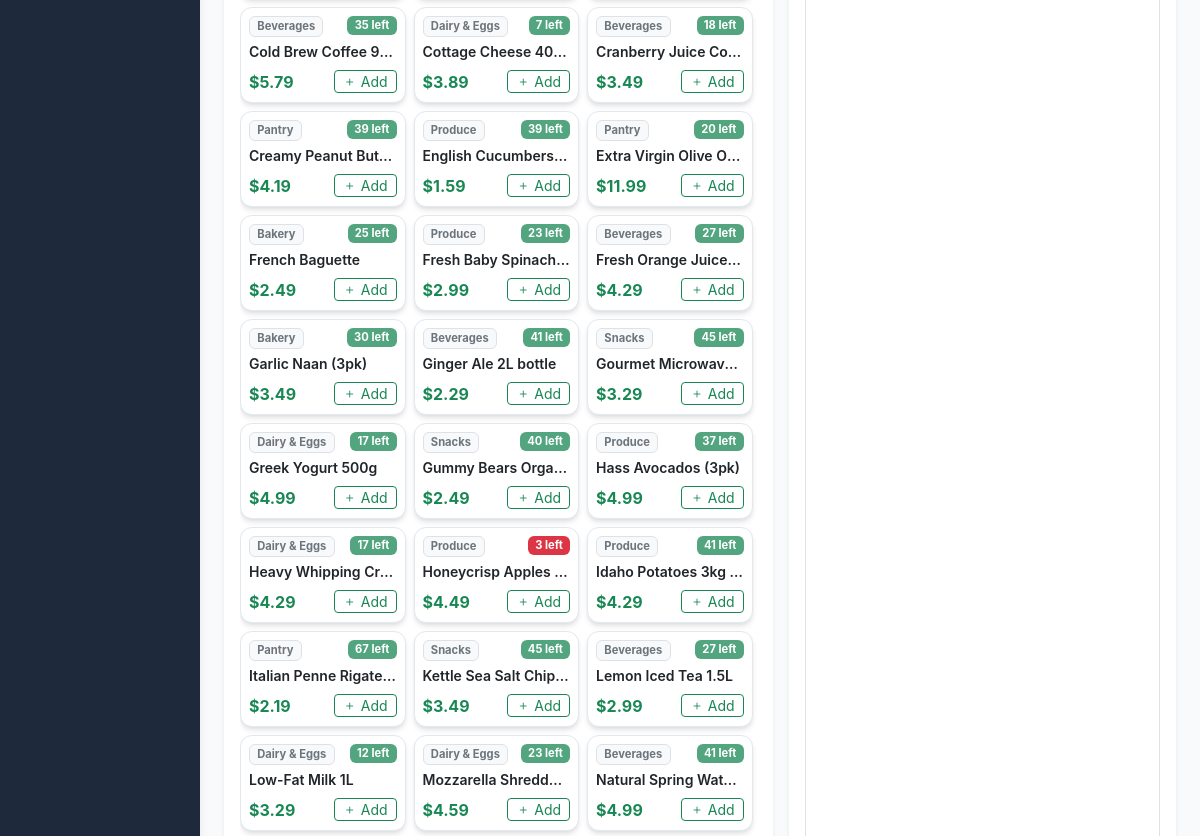
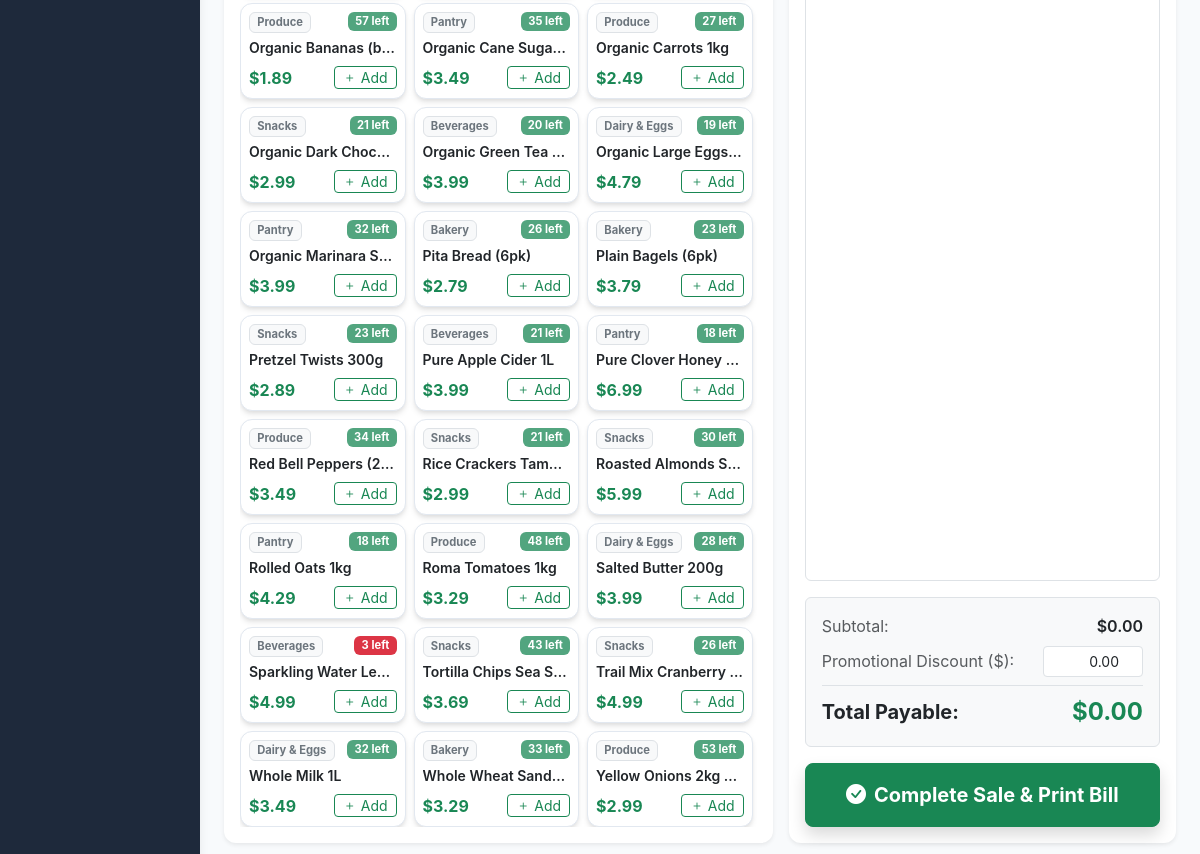
Before: /billing/pos (signed in, lower part) with the older database file (2 pictures, top to bottom).
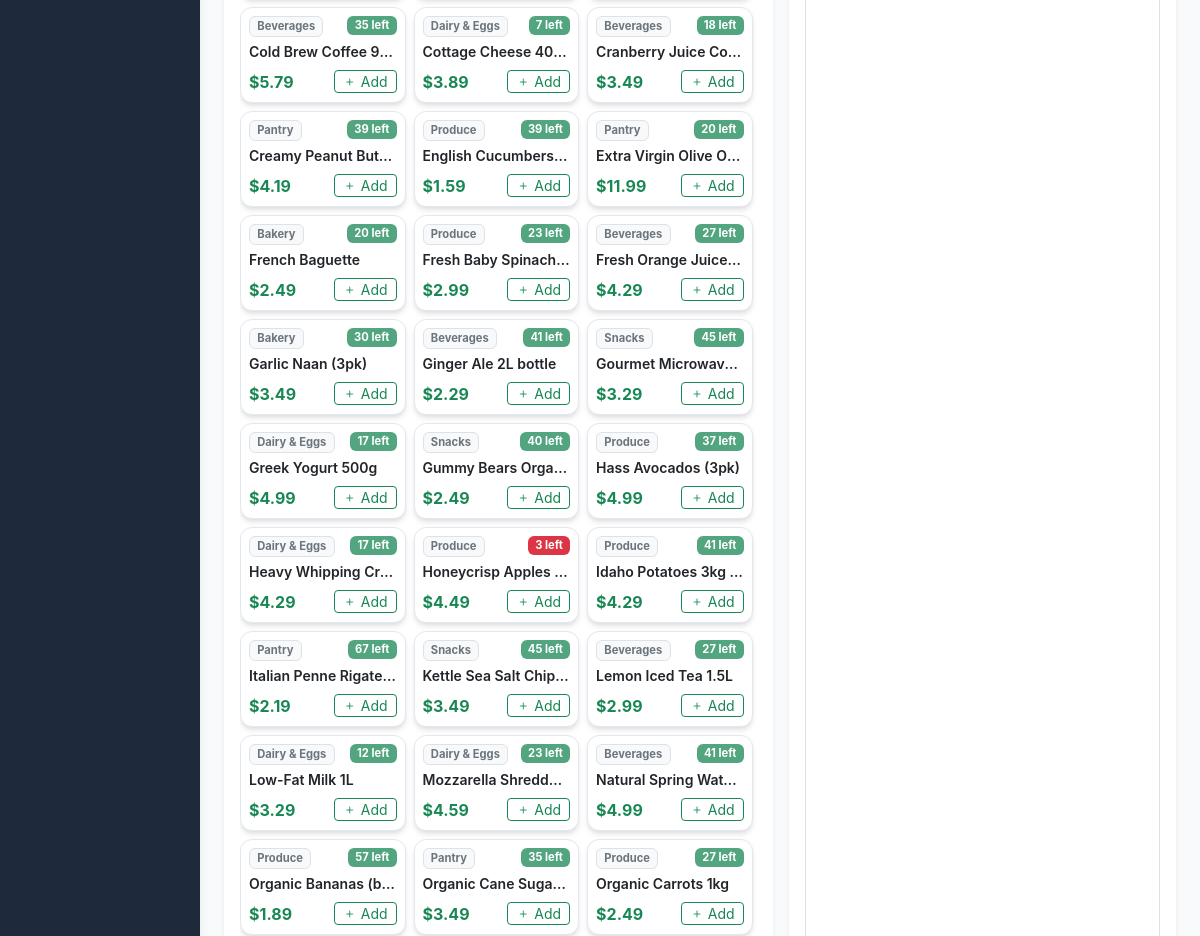
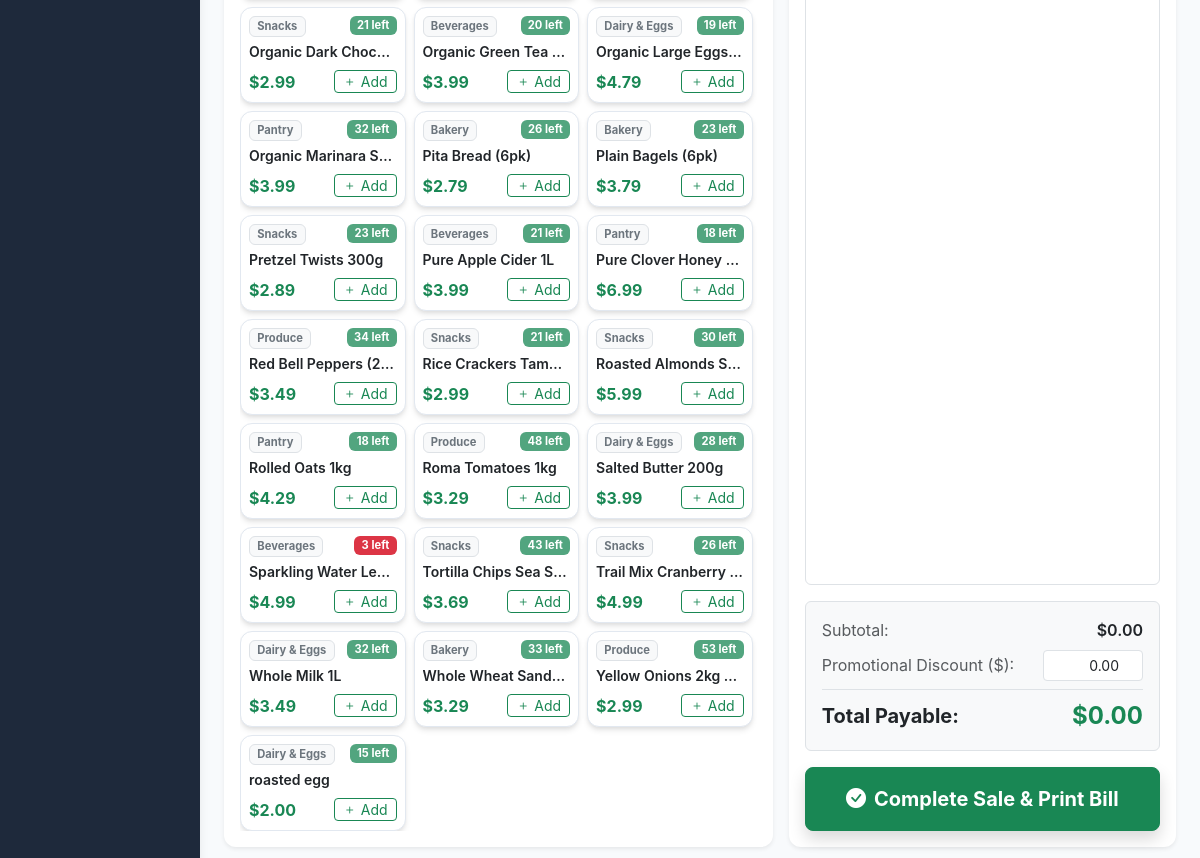
After: the same page with the newer database file (2 pictures, top to bottom).
### tables this page shows
CREATE TABLE products (
    product_id INTEGER PRIMARY KEY AUTOINCREMENT,
    name TEXT NOT NULL,
    category TEXT NOT NULL,
    unit_price REAL NOT NULL CHECK(unit_price >= 0),
    stock_qty INTEGER NOT NULL DEFAULT 0 CHECK(stock_qty >= 0),
    reorder_level INTEGER NOT NULL DEFAULT 10 CHECK(reorder_level >= 0),
    expiry_date DATE NOT NULL,
    supplier_id INTEGER REFERENCES suppliers(supplier_id) ON DELETE SET NULL,
    created_at TIMESTAMP DEFAULT CURRENT_TIMESTAMP
);

### app/routes/billing.py (the view)
@billing_bp.route("/")
@billing_bp.route("/pos")
@cashier_required
def pos():
    products = Product.get_all()
    available_products = [p for p in products if p["stock_qty"] > 0]
    categories = sorted(list({p["category"] for p in products}))
    return render_template(
        "billing/pos.html",
        products=available_products,
        categories=categories
    )

### app/auth_utils.py (called while the page is built)
def cashier_required(f):
    @wraps(f)
    def decorated_function(*args, **kwargs):
        if "user_id" not in session:
            flash("Please log in to access this page.", "warning")
            return redirect(url_for("auth.login", next=request.endpoint))
        if session.get("role") not in ("cashier", "admin"):
            flash("Access denied. Authorized billing staff only.", "danger")
            return redirect(url_for("auth.login"))
        return f(*args, **kwargs)
    return decorated_function

### app/database.py (called while the page is built)
def get_db_connection(db_path: str | Path | None = None) -> sqlite3.Connection:
    if db_path is None:
        try:
            from flask import current_app, has_app_context
            if has_app_context() and "DATABASE_PATH" in current_app.config:
                path = current_app.config["DATABASE_PATH"]
            else:
                path = DEFAULT_DB_PATH
        except ImportError:
            path = DEFAULT_DB_PATH
    else:
        path = db_path
    conn = sqlite3.connect(path)
    conn.row_factory = sqlite3.Row
    conn.execute("PRAGMA foreign_keys = ON;")
    return conn

### app/templates/billing/pos.html (shortened to what this page needs)
{% extends "base.html" %}
{% block content %}
<div class="row g-3">
    <div class="col-lg-7 col-xl-7">
        <div class="card p-3 shadow-sm h-100">
            <div class="pos-catalog-scroll pe-1">
                <div class="row g-2" id="productGrid">
                    {% if products %}
                        {% for p in products %}
                        <div class="col-sm-6 col-md-4 product-item"
                             data-id="{{ p.product_id }}"
                             data-name="{{ p.name }}"
                             data-price="{{ p.unit_price }}"
                             data-stock="{{ p.stock_qty }}"
                             data-category="{{ p.category }}">
                            <div class="card p-2 pos-product-card h-100" onclick="addToCart({{ p.product_id }}, '{{ p.name|replace("'", "\\'") }}', {{ p.unit_price }}, {{ p.stock_qty }})">
                                <div class="d-flex justify-content-between align-items-start mb-1">
                                    <span class="badge bg-light text-secondary border small" style="font-size: 0.7rem;">{{ p.category }}</span>
                                    <span class="badge {% if p.stock_qty <= 5 %}bg-danger{% else %}bg-success bg-opacity-75{% endif %} small" style="font-size: 0.7rem;">
                                        {{ p.stock_qty }} left
                                    </span>
                                </div>
                                <div class="fw-semibold text-dark small text-truncate" title="{{ p.name }}">{{ p.name }}</div>
                                <div class="d-flex justify-content-between align-items-center mt-2">
                                    <span class="fw-bold text-success">${{ "%.2f"|format(p.unit_price) }}</span>
                                    <button type="button" class="btn btn-sm btn-outline-success py-0 px-2 small">
                                        <i class="bi bi-plus"></i> Add
                                    </button>
                                </div>
                            </div>
                        </div>
                        {% endfor %}
                    {% else %}
                        <div class="col-12 text-center py-5 text-muted">
                            <i class="bi bi-inbox fs-1 d-block text-secondary mb-2"></i>
                            No available products found in inventory.
                        </div>
                    {% endif %}
                </div>
            </div>
        </div>
    </div>
    <div class="col-lg-5 col-xl-5">
        <div class="card p-3 shadow-sm h-100 d-flex flex-column">
            <div class="pos-cart-scroll flex-grow-1 border rounded bg-white p-2 mb-3">
            </div>
            <div class="bg-light p-3 rounded border mb-3">
                <div class="d-flex justify-content-between mb-2">
                    <span class="text-muted">Subtotal:</span>
                    <span class="fw-semibold" id="lblSubtotal">$0.00</span>
                </div>
                <div class="d-flex justify-content-between align-items-center mb-2">
                    <span class="text-muted">Promotional Discount ($):</span>
                    <input type="number" step="0.50" min="0" id="txtDiscount" class="form-control form-control-sm text-end" style="width: 100px;" value="0.00" oninput="calculateTotals()">
                </div>
                <div class="d-flex justify-content-between align-items-center pt-2 border-top">
                    <span class="fw-bold fs-5 text-dark">Total Payable:</span>
                    <span class="fw-bold fs-4 text-success" id="lblFinalTotal">$0.00</span>
                </div>
            </div>
            <button type="button" class="btn btn-success btn-lg w-100 py-3 fw-bold d-flex align-items-center justify-content-center gap-2 shadow" id="btnCheckout" onclick="processCheckout()">
                <i class="bi bi-check-circle-fill"></i> Complete Sale &amp; Print Bill
            </button>
        </div>
    </div>
</div>
{% endblock %}

Changed rows visible on the page:
changed products "French Baguette": stock_qty "25" → "20"
added products: category "Dairy & Eggs", stock_qty "15", name "roasted egg", unit_price "2.00"
